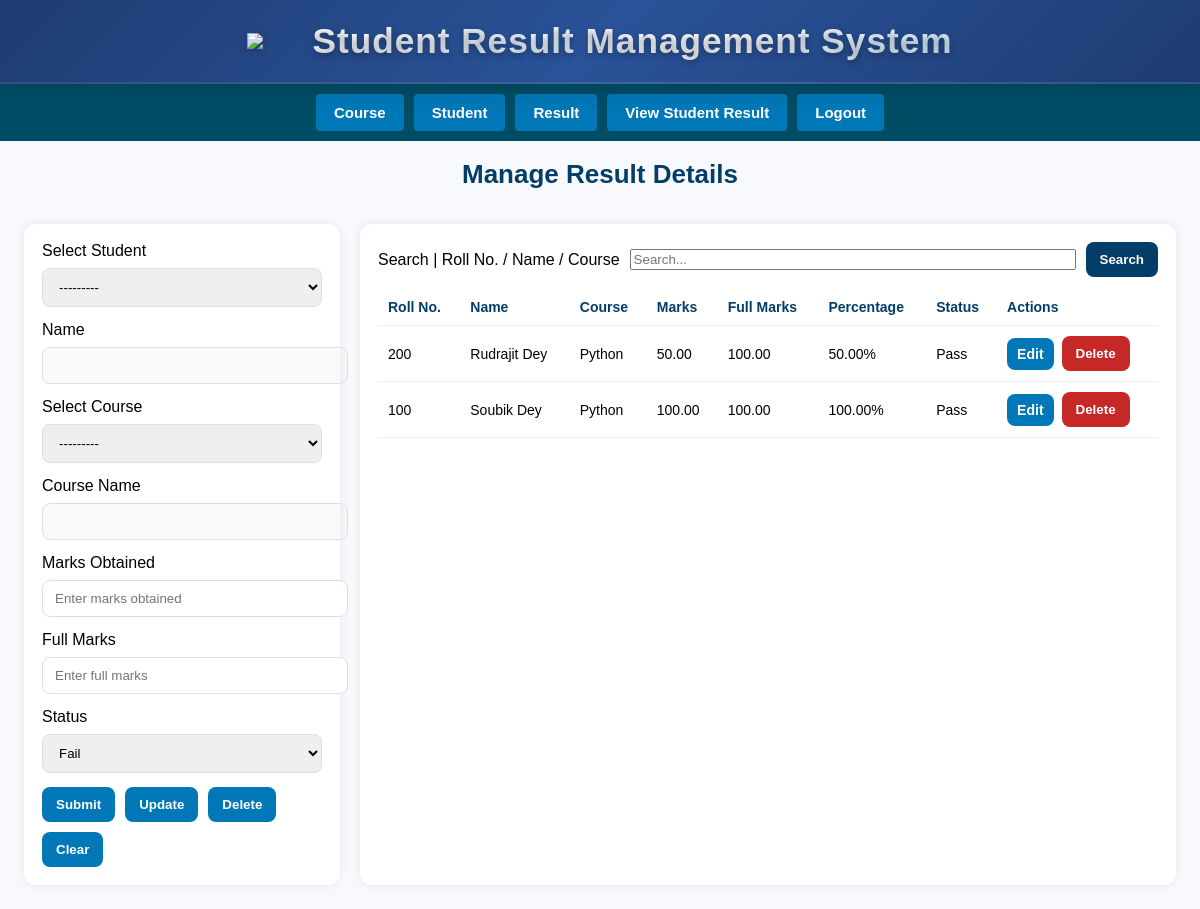
The app's page /add_result/, older data.
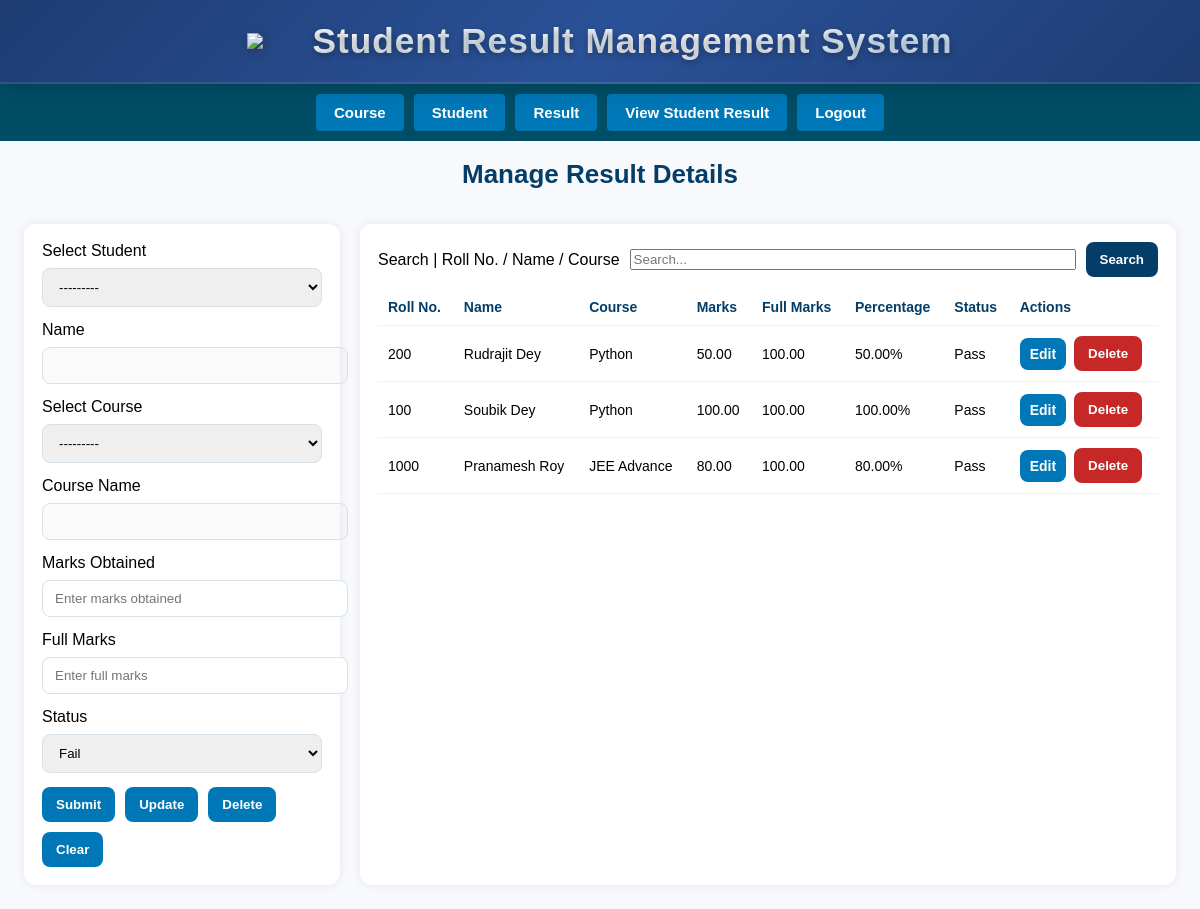
The same page, newer data.
### Home/models.py (models this page shows, shortened)
class Result(models.Model):
    STATUS_CHOICES = [
        ('Pass', 'Pass'),
        ('Fail', 'Fail'),
    ]
    student = models.ForeignKey(Student, on_delete=models.CASCADE)
    course = models.ForeignKey(Course, on_delete=models.CASCADE)
    marks_obtained = models.DecimalField(max_digits=5, decimal_places=2)
    full_marks = models.DecimalField(max_digits=5, decimal_places=2)
    percentage = models.DecimalField(max_digits=5, decimal_places=2, editable=False)
    status = models.CharField(max_length=10, choices=STATUS_CHOICES, default='Fail')
    created_date = models.DateTimeField(auto_now_add=True)
    updated_date = models.DateTimeField(auto_now=True)

class Student(models.Model):
    GENDER_CHOICES = [
        ('M', 'Male'),
        ('F', 'Female'),
        ('O', 'Other'),
    ]
    roll_no = models.CharField(max_length=50, unique=True)
    name = models.CharField(max_length=100)
    dob = models.DateField()
    contact = models.CharField(max_length=20)
    email = models.EmailField()
    course = models.ForeignKey(Course, on_delete=models.CASCADE)
    gender = models.CharField(max_length=1, choices=GENDER_CHOICES)
    admission_date = models.DateField()
    state = models.CharField(max_length=100)
    city = models.CharField(max_length=100)
    pin_code = models.CharField(max_length=10)
    address = models.TextField()
    def __str__(self):
        return f"{self.roll_no} - {self.name}"

class Course(models.Model):
    name = models.CharField(max_length=100)
    duration = models.CharField(max_length=50)
    charges = models.DecimalField(max_digits=10, decimal_places=2)
    description = models.TextField()
    def __str__(self):
        return self.name

### Home/views.py (the view, shortened to what this page needs)
# urls.py: path('add_result/', views.manage_result, name='manage_result'),
def manage_result(request):
    results = Result.objects.all().select_related('student', 'course')
    form = ResultForm()
    selected_id = None
    student_name = ""
    course_name = ""
    query = request.GET.get("search")
    context = {
        "results": results,
        "form": form,
        "selected_id": selected_id,
        "student_name": student_name,
        "course_name": course_name
    }
    return render(request, "add_result.html", context)

### Home/forms.py
class ResultForm(forms.ModelForm):
    class Meta:
        model = Result
        fields = ['student', 'course', 'marks_obtained', 'full_marks', 'status']
        widgets = {
            'student': forms.Select(attrs={'class': 'input-box'}),
            'course': forms.Select(attrs={'class': 'input-box'}),
            'marks_obtained': forms.NumberInput(attrs={'placeholder': 'Enter marks obtained', 'class': 'input-box', 'step': '0.01'}),
            'full_marks': forms.NumberInput(attrs={'placeholder': 'Enter full marks', 'class': 'input-box', 'step': '0.01'}),
            'status': forms.Select(attrs={'class': 'input-box'}),
        }

### templates/add_result.html (shortened to what this page needs)
{% extends "base.html" %}
{% load static %}
{% block body %}
<!DOCTYPE html>
<html lang="en">
<head>
    <link rel="stylesheet" href="{% static 'css/add_result.css' %}?v=1.0">
</head>
<body>
    <div class="page-title">
    <h2>Manage Result Details</h2>
    </div>
<div class="container">
    <div class="main-box">
        <div class="left-panel">
            <form method="POST">
                <label>Select Student</label>
                {{ form.student }}
                <label>Name</label>
                <input type="text" class="input-box" value="{{ student_name }}" disabled>
                <label>Select Course</label>
                {{ form.course }}
                <label>Course Name</label>
                <input type="text" class="input-box" value="{{ course_name }}" disabled>
                <label>Marks Obtained</label>
                {{ form.marks_obtained }}
                <label>Full Marks</label>
                {{ form.full_marks }}
                <label>Status</label>
                {{ form.status }}
                <div class="btn-row">
                    <button type="submit" name="save" class="save">Submit</button>
                    <button type="submit" name="update" class="update">Update</button>
                    <button type="submit" name="delete" class="delete">Delete</button>
                    <button type="submit" name="clear" class="clear">Clear</button>
                </div>
            </form>
        </div>
        <div class="right-panel">
            <form method="GET" class="search-row">
                <label>Search | Roll No. / Name / Course</label>
                <input type="text" name="search" placeholder="Search...">
                <button type="submit" class="search-btn">Search</button>
            </form>
            <div class="table-box">
                <table>
                    <thead>
                        <tr>
                            <th>Roll No.</th>
                            <th>Name</th>
                            <th>Course</th>
                            <th>Marks</th>
                            <th>Full Marks</th>
                            <th>Percentage</th>
                            <th>Status</th>
                            <th>Actions</th>
                        </tr>
                    </thead>
                    <tbody>
                        {% for r in results %}
                        <tr>
                            <td>{{ r.student.roll_no }}</td>
                            <td>{{ r.student.name }}</td>
                            <td>{{ r.course.name }}</td>
                            <td>{{ r.marks_obtained }}</td>
                            <td>{{ r.full_marks }}</td>
                            <td>{{ r.percentage|floatformat:2 }}%</td>
                            <td>{{ r.status }}</td>
                            <td class="actions-cell">
                                <div class="actions">
                                    <a class="edit-btn" href="?edit={{ r.id }}">Edit</a>
                                    <form method="POST" class="inline-delete">
                                        <button type="submit" name="delete" class="delete-row">Delete</button>
                                    </form>
                                </div>
                            </td>
                        </tr>
                        {% empty %}
                        <tr><td colspan="8">No records found</td></tr>
                        {% endfor %}
                    </tbody>
                </table>
            </div>
        </div>
    </div>
</div>
</body>
</html>
{% endblock %}

Row changes from the older to the newer data that the page shows:
added Result: student.roll_no "1000", student.name "Pranamesh Roy", course.name "JEE Advance", marks_obtained "80.00", full_marks "100.00", percentage "80.00", status "Pass"
